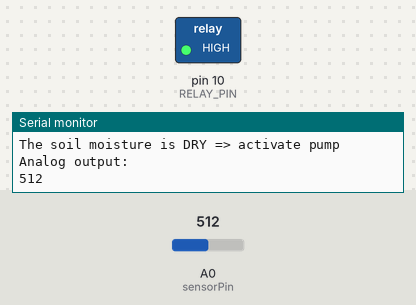
Recording of a sketch running on a simulated Arduino Uno, built with avr-gcc and run on an emulated ATmega328P. Parts: switched loads named in the sketch (green lamp = pin HIGH), the last lines printed to the serial monitor. Inputs (shaded band) come from the test bench; at power-on: A0 (sensorPin) = 512.

Above: at 6.8 s.
6.9 s: A0 (sensorPin) set to 408
16.2 s: A0 (sensorPin) set to 387
At 21.8 s:
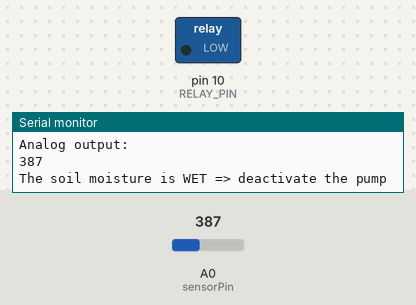
28.1 s: A0 (sensorPin) set to 410
At 33.4 s:
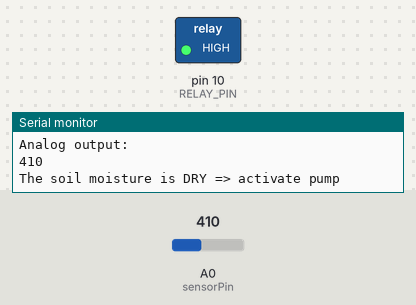
34.8 s: A0 (sensorPin) set to 390
At 40.4 s:
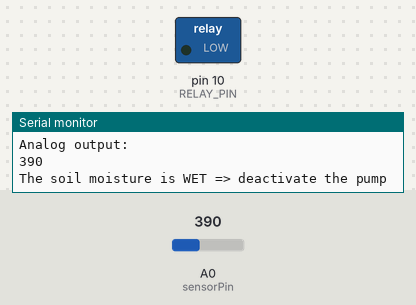
Timing chart, 0 to 41.9 s (numbered marks = the images above; inputs shaded):
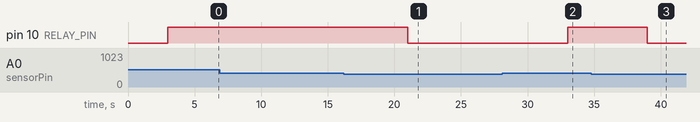

Measured:
- the behaviour switches between 401 and 400 on A0 (sensorPin) (found by bisection; images 0 and 1)
- after the input at 16.2 s, pin 10 (RELAY_PIN): HIGH → LOW after 4.8 s
- after the input at 28.1 s, pin 10 (RELAY_PIN): LOW → HIGH after 4.9 s
- after the input at 34.8 s, pin 10 (RELAY_PIN): HIGH → LOW after 4.2 s

The sketch:

Air_pressure_sensor.ino
```cpp
#define sensorPin A0
#define RELAY_PIN 10

void setup() {
  // put your setup code here, to run once:
  Serial.begin(9600);
  pinMode(RELAY_PIN, OUTPUT);
}


void loop() {
   // Read the Analog Input
   // 625 IS AIR = 0%
   // 280-290 = WATER = 100%
  int value = analogRead(sensorPin);

  // Print the value to the serial monitor
  Serial.println("Analog output: ");
  Serial.println(value);

  // Wait for 1 second before the next reading
  delay(3000);

  if(value > 400){
    Serial.println("The soil moisture is DRY => activate pump");
    digitalWrite(RELAY_PIN, HIGH);
    delay(2000);
  }else{
    Serial.println("The soil moisture is WET => deactivate the pump");
    digitalWrite(RELAY_PIN, LOW);
    delay(2000);
  }

  delay(1000);
}
```
